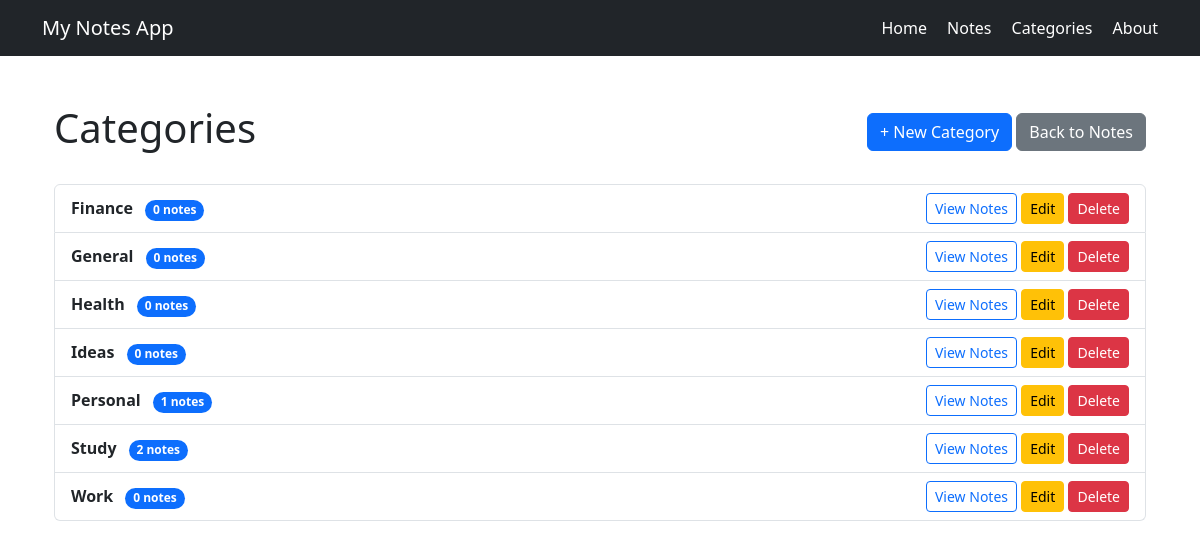
The page /categories on the database its author committed.
### tables this page shows
CREATE TABLE categories (
            id INTEGER PRIMARY KEY AUTOINCREMENT,
            name TEXT NOT NULL UNIQUE
        );

### app.py (the view)
@app.route("/categories")
def categories():
    connection = get_db_connection()
    category_list = connection.execute(
        """
        SELECT
            categories.id,
            categories.name,
            COUNT(notes.id) AS note_count
        FROM categories
        LEFT JOIN notes
            ON notes.category = categories.name
        GROUP BY categories.id, categories.name
        ORDER BY categories.name ASC
        """
    ).fetchall()
    connection.close()
    return render_template(
        "categories.html",
        categories=category_list
    )

### app.py (called while the page is built)
def get_db_connection():
    connection = sqlite3.connect(DATABASE)
    connection.row_factory = sqlite3.Row
    return connection

### templates/categories.html (shortened to what this page needs)
{% extends "base.html" %}
{% block content %}
<div class="container mt-4">
<div class="d-flex justify-content-between align-items-center mb-4">
    <h1>Categories</h1>
    <div>
        <a href="{{ url_for('create_category') }}"
           class="btn btn-primary">
            + New Category
        </a>
        <a href="{{ url_for('notes') }}"
           class="btn btn-secondary">
            Back to Notes
        </a>
    </div>
</div>
{% if categories %}
    <div class="list-group">
        {% for category in categories %}
            <div class="list-group-item">
                <div class="d-flex justify-content-between align-items-center">
                    <div>
                        <strong>{{ category['name'] }}</strong>
                        <span class="badge bg-primary rounded-pill ms-2">
                            {{ category['note_count'] }} notes
                        </span>
                    </div>
                    <div>
                        <a href="{{ url_for('view_category', category_id=category['id']) }}"
                        class="btn btn-sm btn-outline-primary">
                            View Notes
                        </a>
                        <a href="{{ url_for('edit_category', category_id=category['id']) }}"
                        class="btn btn-sm btn-warning">
                            Edit
                        </a>
                        <form method="POST"
                            action="{{ url_for('delete_category', category_id=category['id']) }}"
                            class="d-inline"
                            onsubmit="return confirm('Are you sure you want to delete this category?');">
                            <button type="submit"
                                    class="btn btn-sm btn-danger">
                                Delete
                            </button>
                        </form>
                    </div>
                </div>
            </div>
        {% endfor %}
    </div>
{% else %}
    <div class="alert alert-warning">
        No categories found.
    </div>
{% endif %}
</div>
{% endblock %}

### rows shown on the page
categories: name "Finance", note_count "0"
categories: name "General", note_count "0"
categories: name "Health", note_count "0"
categories: name "Ideas", note_count "0"
categories: name "Personal", note_count "1"
categories: name "Study", note_count "2"
categories: name "Work", note_count "0"
